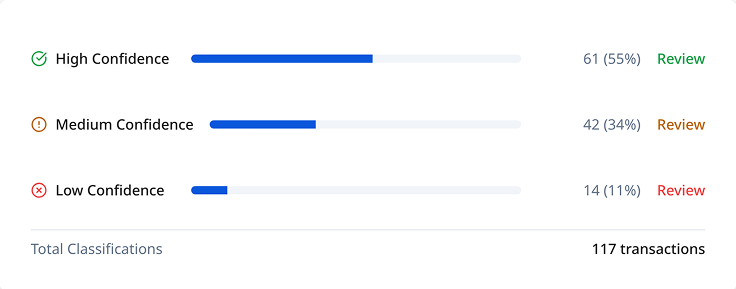
#> input picture wayline-deck-bundle/assets/figma-classification-insights.png, 736 x 289 px
$ python build-slide13-assets.py
#> lines starting #> are read from the running program, lines starting #| are printed output that depends on the picture
#!/usr/bin/env python3
"""
build-slide13-assets.py
Generates the two treated visual assets for slide 13 of wayline-deck.html,
writing them into ./assets/ next to this script.

Outputs:
  assets/figma-classification-insights-clean.png   (border cropped, white preserved)
  assets/code-classification-insights-dark.png      (dark VS Code-style render)

Run from the bundle root:
  cd /Users/seansmith/Documents/GitHub/wayline-deck-hub/wayline-deck-bundle
  python3 build-slide13-assets.py

Requires: pillow  (pip install pillow)
Optional for the code panel: playwright (pip install playwright && playwright install chromium)
If playwright is unavailable, the script still writes code-panel.html so you can
screenshot it manually, or print it to PNG with any headless browser.
"""
import os
import sys
import subprocess

HERE = os.path.dirname(os.path.abspath(__file__))
ASSETS = os.path.join(HERE, "assets")

def crop_figma():
    from PIL import Image
    src = os.path.join(ASSETS, "figma-classification-insights.png")
    if not os.path.exists(src):
        print("  ! missing", src); return
    im = Image.open(src).convert("RGB")
#> im is the input picture: PIL image 736x289 RGB; mean R, G, B 248.5, 249.5, 251.2
    w, h = im.size
#> w = 736; h = 289
    # the asset carries a 1px hard border ring; crop 2px in on all sides
    out = im.crop((2, 2, w - 2, h - 2))
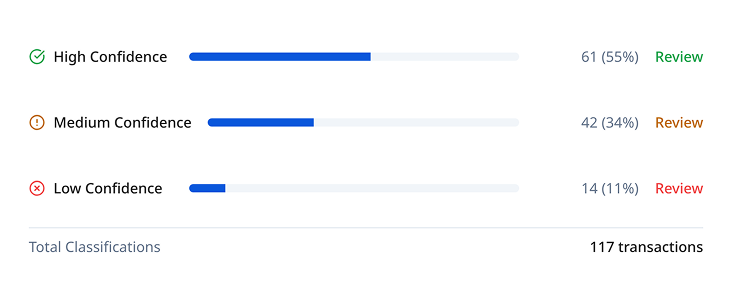
#> out: PIL image 732x285 RGB; mean R, G, B 248.4, 249.4, 251.2
    dst = os.path.join(ASSETS, "figma-classification-insights-clean.png")
    out.save(dst)
    print("  +", os.path.relpath(dst, HERE), out.size)
#|   + assets/figma-classification-insights-clean.png (732, 285)

CODE_HTML = r"""<!DOCTYPE html><html><head><meta charset="utf-8">
<style>
@import url('https://fonts.googleapis.com/css2?family=JetBrains+Mono:wght@400;500;600&display=swap');
*{margin:0;padding:0;box-sizing:border-box;}
body{background:transparent;}
.editor{width:760px;background:#1B1B1D;border-radius:10px;overflow:hidden;
  font-family:'JetBrains Mono',monospace;}
.titlebar{height:38px;background:#252528;display:flex;align-items:center;
  padding:0 16px;gap:8px;border-bottom:1px solid #303034;}
.dot{width:11px;height:11px;border-radius:50%;}
.fname{margin-left:12px;color:#9A9AA2;font-size:12.5px;}
.code{padding:16px 20px 18px;font-size:13px;line-height:1.65;}
.ln{display:flex;}
.num{color:#4A4A52;width:30px;flex-shrink:0;text-align:right;padding-right:16px;user-select:none;}
.txt{white-space:pre;}
.kw{color:#C586C0;}.fn{color:#DCDCAA;}.str{color:#CE9178;}
.num2{color:#B5CEA8;}.type{color:#4EC9B0;}.var{color:#9CDCFE;}
.prop{color:#9CDCFE;}.punct{color:#D4D4D4;}
</style></head><body>
<div class="editor">
  <div class="titlebar">
    <span class="dot" style="background:#FF5F57;"></span>
    <span class="dot" style="background:#FEBC2E;"></span>
    <span class="dot" style="background:#28C840;"></span>
    <span class="fname">classification-insights.tsx</span>
  </div>
  <div class="code">
__LINES__
  </div>
</div>
</body></html>"""

CODE_LINES = [
 ('5',  '<span class="kw">const</span> <span class="var">classificationData</span> <span class="punct">=</span> ['),
 ('6',  '  { <span class="prop">level</span>: <span class="str">"High Confidence"</span>,'),
 ('7',  '    <span class="prop">count</span>: <span class="num2">61</span>, <span class="prop">percentage</span>: <span class="num2">55</span>,'),
 ('8',  '    <span class="prop">color</span>: <span class="str">"text-success"</span>, <span class="prop">icon</span>: <span class="type">CheckCircle</span> },'),
 ('9',  '  { <span class="prop">level</span>: <span class="str">"Medium Confidence"</span>,'),
 ('10', '    <span class="prop">count</span>: <span class="num2">42</span>, <span class="prop">percentage</span>: <span class="num2">34</span>,'),
 ('11', '    <span class="prop">color</span>: <span class="str">"text-warning"</span>, <span class="prop">icon</span>: <span class="type">AlertCircle</span> },'),
 ('12', '  { <span class="prop">level</span>: <span class="str">"Low Confidence"</span>,'),
 ('13', '    <span class="prop">count</span>: <span class="num2">14</span>, <span class="prop">percentage</span>: <span class="num2">11</span>,'),
 ('14', '    <span class="prop">color</span>: <span class="str">"text-error"</span>, <span class="prop">icon</span>: <span class="type">XCircle</span> },'),
 ('15', '];'),
 ('',   '__GAP__'),
 ('41', '<span class="punct">{</span><span class="var">classificationData</span>.<span class="fn">map</span>((<span class="var">item</span>) <span class="kw">=&gt;</span> ('),
 ('44', '  <span class="punct">&lt;</span><span class="type">IconComponent</span> <span class="prop">className</span>=<span class="punct">{</span>`h-4 w-4 ${<span class="var">item</span>.color}`<span class="punct">}</span> <span class="punct">/&gt;</span>'),
 ('49', '  <span class="punct">&lt;</span><span class="type">Progress</span> <span class="prop">value</span>=<span class="punct">{</span><span class="var">item</span>.percentage<span class="punct">}</span> <span class="prop">className</span>=<span class="str">"h-2"</span> <span class="punct">/&gt;</span>'),
 ('58', '  <span class="punct">&lt;</span><span class="type">Button</span> <span class="prop">variant</span>=<span class="str">"link"</span><span class="punct">&gt;</span>Review<span class="punct">&lt;/</span><span class="type">Button</span><span class="punct">&gt;</span>'),
 ('63', '))<span class="punct">}</span>'),
]

def build_code_html():
    rows = []
    for num, txt in CODE_LINES:
        if txt == '__GAP__':
            rows.append('<div class="ln"><span class="num"></span><span class="txt" style="color:#4A4A52;">      \u22ee</span></div>')
        else:
            rows.append(f'<div class="ln"><span class="num">{num}</span><span class="txt">{txt}</span></div>')
    html = CODE_HTML.replace('__LINES__', "\n".join(rows))
    path = os.path.join(HERE, "code-panel.html")
    with open(path, "w") as f:
        f.write(html)
    return path

def render_code(html_path):
    try:
        from playwright.sync_api import sync_playwright
    except Exception:
        print("  ! playwright not installed — wrote code-panel.html instead.")
        print("    Install with: pip install playwright && playwright install chromium")
        print("    Or screenshot code-panel.html manually (the .editor element).")
        return
    import pathlib
    uri = pathlib.Path(html_path).resolve().as_uri()
    dst = os.path.join(ASSETS, "code-classification-insights-dark.png")
    with sync_playwright() as p:
        b = p.chromium.launch()
        pg = b.new_page(device_scale_factor=2)
        pg.goto(uri); pg.wait_for_timeout(1200)
        pg.query_selector(".editor").screenshot(path=dst, omit_background=True)
        b.close()
    print("  +", os.path.relpath(dst, HERE))

if __name__ == "__main__":
    print("Building slide-13 assets into", ASSETS)
    try:
        crop_figma()
    except ImportError:
        print("  ! Pillow not installed. Run: pip install pillow"); sys.exit(1)
    html_path = build_code_html()
    render_code(html_path)
#> (the call stopped at in render_code, `with sync_playwright() as p:`: playwright is not available in this run)
    print("Done.")
